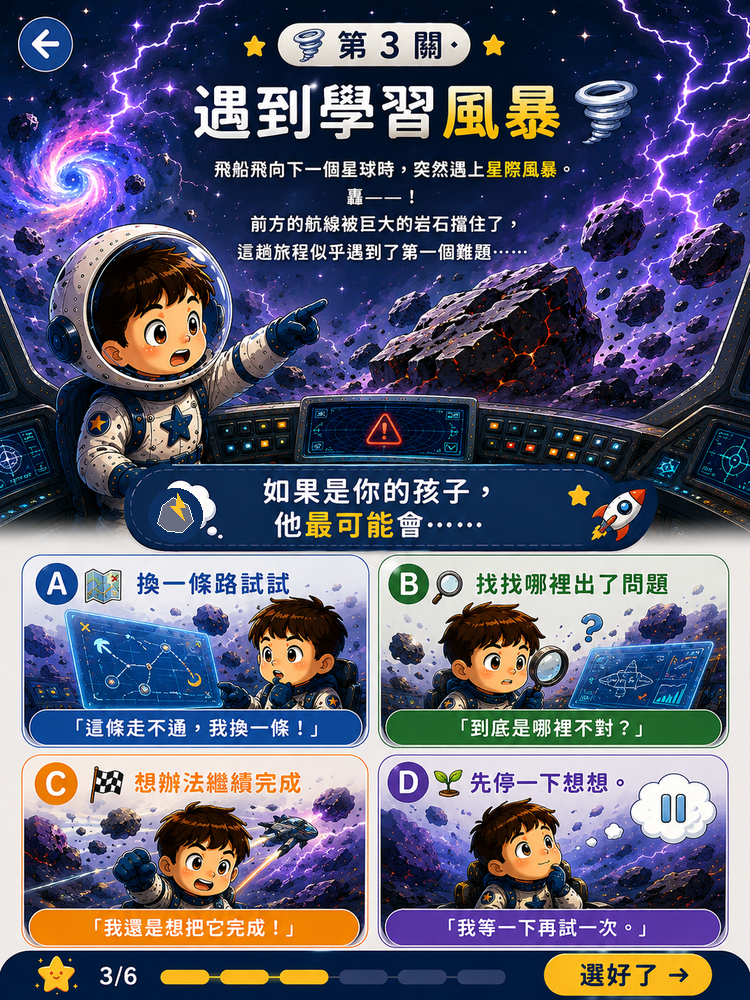
#> input picture source-images/03.第三關_遇到學習風暴_問題圖示_750x1000.png, 750 x 1000 px, given in place of scene-space-static-raw.png, which was not available
$ python process_scene_foregrounds.py
#> lines starting #> are read from the running program, lines starting #| are printed output that depends on the picture; after the words box and inside, x2 and y2 are one past the last pixel; in counts of white or black regions, pixels touching at a corner belong together; pictures that were not available may be replaced by others from this repository, and a replacement may not be noted
#> in main, loaded is the input picture: PIL image 750x1000 RGB; mean R, G, B 92.3, 93.2, 115
#| Saved shared background: 750x1000
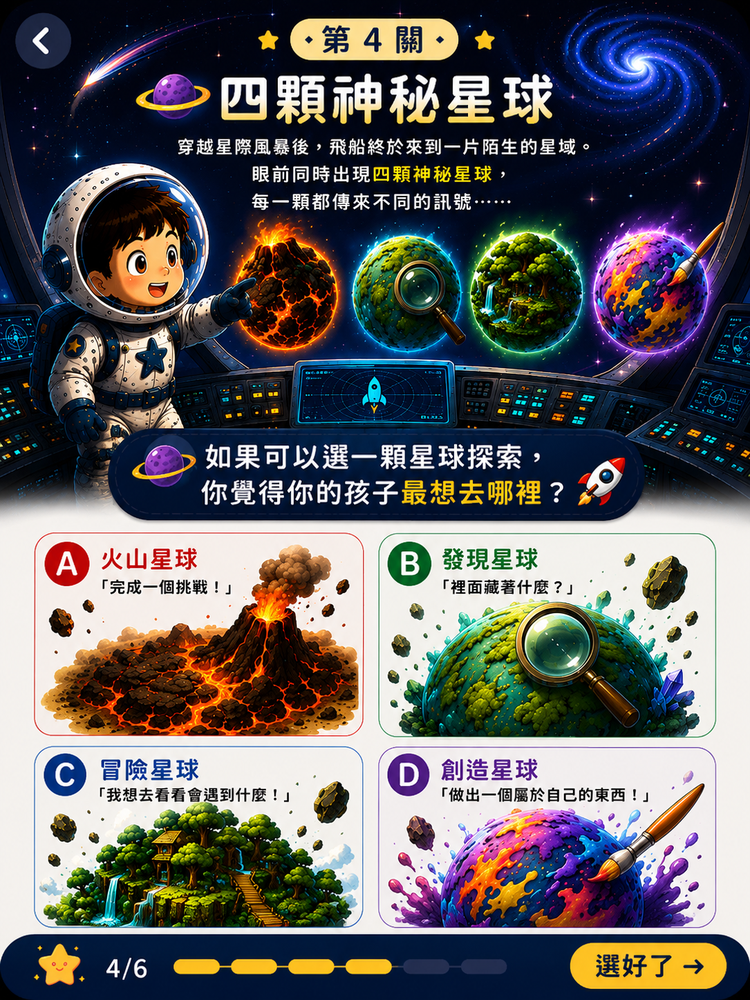
#> input picture source-images/04第四關_四顆神秘星球_750x1000_2.15MB_正式版.png, 750 x 1000 px, given in place of foreground-mobile-cropped.png, which was not available
#> in main, loaded is the input picture: PIL image 750x1000 RGB; mean R, G, B 96.8, 95.6, 97.3
### scripts/split_redraw_atlases.py
from __future__ import annotations

from collections import deque
from pathlib import Path
import sys
from typing import Final

import numpy as np
from PIL import Image, ImageFilter


ROOT: Final = Path(__file__).resolve().parents[1]
MASTERS: Final = ROOT / "source-images" / "redraw-workbench" / "masters"
PREVIEWS: Final = ROOT / "source-images" / "redraw-workbench" / "previews"
OUTPUT: Final = ROOT / "assets" / "scenes"
ARCHIVE_OUTPUT: Final = ROOT / "source-images" / "redraw-workbench" / "extracted-components"

COMPONENTS: Final = {
    "q01": [
        "character-child", "character-robot", "environment-cockpit",
        "story-controls", "celestial-planet-purple", "celestial-planet-blue-moon",
    ],
    "q02": [
        "character-child", "environment-ground", "environment-lander",
        "story-mystery-box", "celestial-planet-blue", "celestial-galaxy-moon",
    ],
    "q03": [
        "character-child", "environment-cockpit", "story-warning-display",
        "story-main-asteroid", "celestial-storm-vortex", "celestial-asteroid-group",
    ],
    "q04": [
        "character-child", "environment-cockpit", "story-planet-volcano",
        "story-planet-discovery", "story-planet-adventure", "story-planet-create",
    ],
    "q05": [
        "character-child", "environment-library", "story-book-challenge",
        "story-book-exploration", "story-book-experiment", "story-book-creative",
    ],
    "q06": [
        "character-child", "environment-cockpit-map", "story-star-task",
        "story-star-puzzle", "story-star-growth", "story-star-creative",
    ],
}

ACTIVE_COMPONENTS: Final = {
    "q01": {"celestial-planet-purple", "celestial-planet-blue-moon"},
    "q02": {"celestial-planet-blue", "celestial-galaxy-moon"},
    "q03": {"story-main-asteroid", "celestial-storm-vortex", "celestial-asteroid-group"},
    "q04": {"story-planet-volcano", "story-planet-discovery", "story-planet-adventure", "story-planet-create"},
    "q05": {"environment-library"},
    "q06": {"story-star-task", "story-star-puzzle", "story-star-growth", "story-star-creative"},
}

ENCLOSED_BACKGROUND_SEEDS: Final = {
    "q01": [(0.29, 0.56)],
    "q03": [(0.75, 1 / 6)],
    "q04": [(0.75, 1 / 6)],
    "q06": [(0.75, 1 / 6)],
}

GRID: Final = {
    "q01": {"column": 590 / 1024, "rows": [0, 680 / 1536, 1120 / 1536, 1]},
    "q02": {"column": 0.5, "rows": [0, 445 / 1278, 835 / 1278, 1]},
    "q03": {"column": 0.5, "rows": [0, 465 / 1254, 835 / 1254, 1]},
    "q04": {"column": 0.5, "rows": [0, 545 / 1536, 1010 / 1536, 1]},
    "q05": {"column": 0.5, "rows": [0, 505 / 1254, 845 / 1254, 1]},
    "q06": {"column": 0.5, "rows": [0, 535 / 1536, 1000 / 1536, 1]},
}

KEEP_COMPONENTS: Final = {
    ("q01", "character-robot"): 3,
    ("q01", "celestial-planet-blue-moon"): 2,
    ("q02", "celestial-galaxy-moon"): 2,
    ("q03", "celestial-storm-vortex"): 5,
    ("q03", "celestial-asteroid-group"): 3,
}


def connected_background(candidate: np.ndarray, seeds: list[tuple[int, int]]) -> np.ndarray:
    height, width = candidate.shape
    visited = np.zeros_like(candidate, dtype=bool)
    queue: deque[tuple[int, int]] = deque()

    for x in range(width):
        if candidate[0, x]: queue.append((0, x))
        if candidate[height - 1, x]: queue.append((height - 1, x))
    for y in range(height):
        if candidate[y, 0]: queue.append((y, 0))
        if candidate[y, width - 1]: queue.append((y, width - 1))
    for x, y in seeds:
        if 0 <= x < width and 0 <= y < height and candidate[y, x]:
            queue.append((y, x))

    while queue:
        y, x = queue.popleft()
        if visited[y, x] or not candidate[y, x]:
            continue
        visited[y, x] = True
        if y: queue.append((y - 1, x))
        if y + 1 < height: queue.append((y + 1, x))
        if x: queue.append((y, x - 1))
        if x + 1 < width: queue.append((y, x + 1))
    return visited


def ensure_transparency(question_id: str, image: Image.Image) -> Image.Image:
#> called with question_id = 'q01'
    rgba = image.convert("RGBA")
    alpha = np.asarray(rgba.getchannel("A"))
#> alpha: shape (1000, 750); every value is 255
    if alpha.min() < 240:
        return rgba

    rgb = np.asarray(rgba.convert("RGB"), dtype=np.int16)
    channel_range = rgb.max(axis=2) - rgb.min(axis=2)
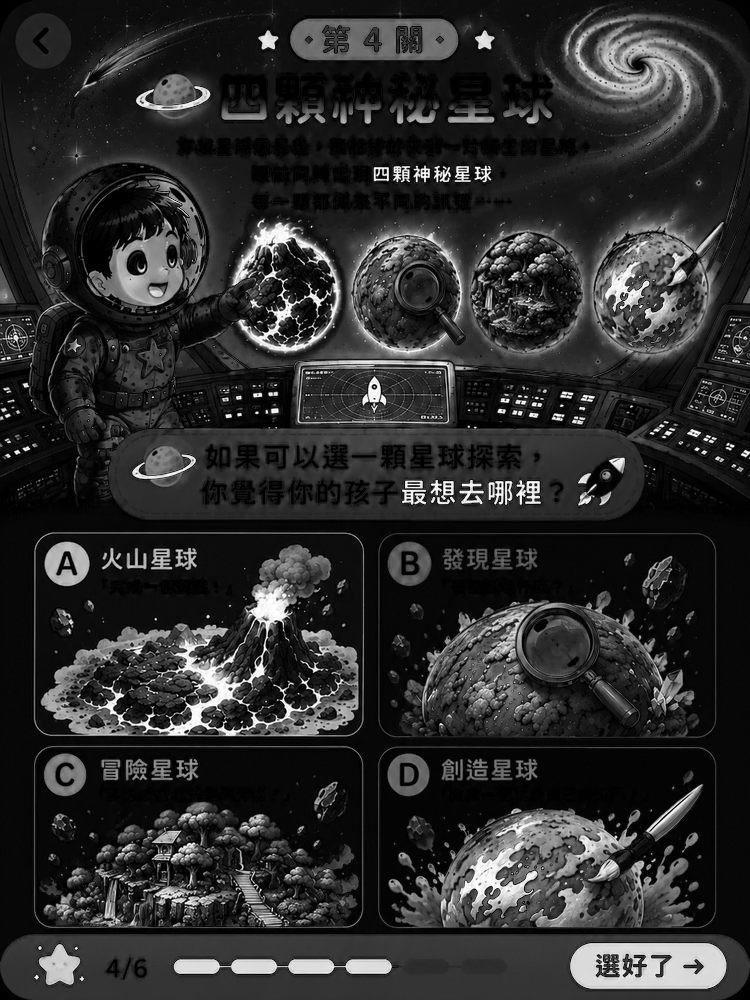
#> channel_range: shape (1000, 750) int16; min 0, max 255, mean 45.1
    brightness = rgb.mean(axis=2)
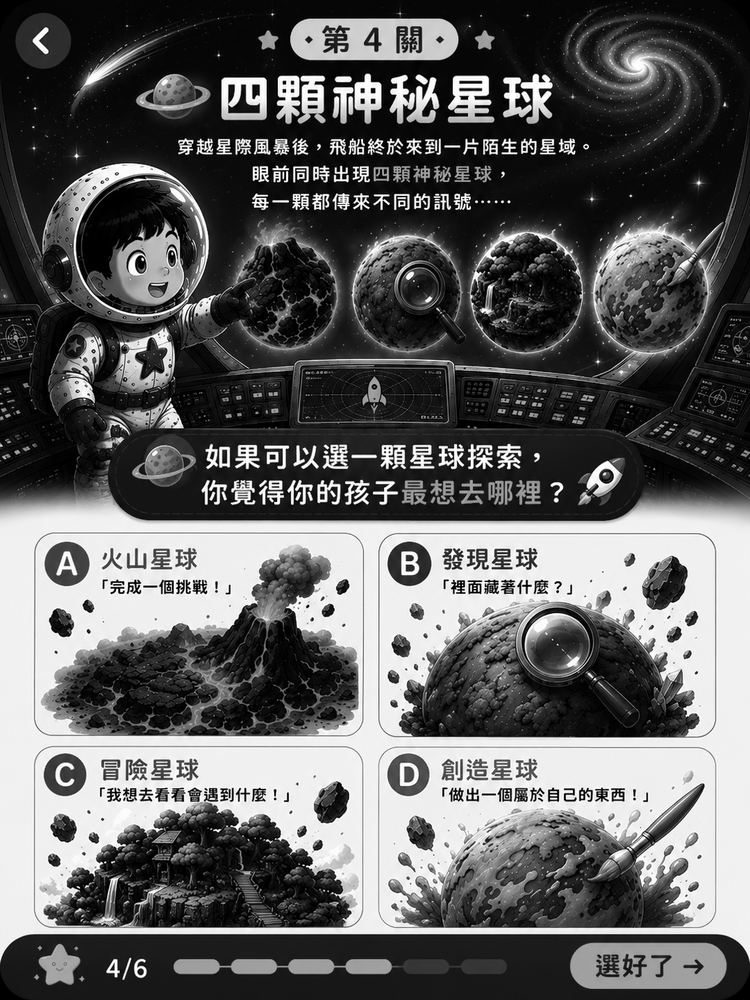
#> brightness: shape (1000, 750) float64; min 0, max 255, mean 96.6
    candidate = (channel_range <= 13) & (brightness >= 214)
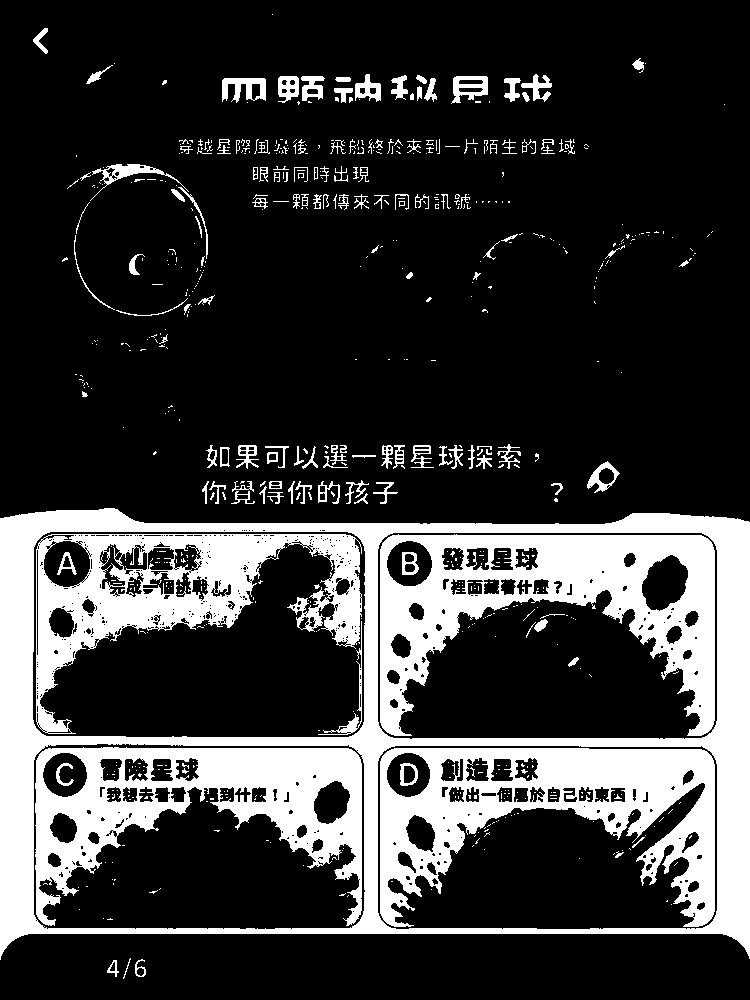
#> candidate: shape (1000, 750) bool; 22.5% white; 685 white regions (545 under 20 px), largest, box (x1, y1, x2, y2) and area: (0, 508, 750, 960) 53280, (380, 534, 715, 736) 28262, (380, 748, 715, 927) 26703
    height, width = candidate.shape
#> height = 1000; width = 750
    seeds = [
        (round(x_ratio * (width - 1)), round(y_ratio * (height - 1)))
        for x_ratio, y_ratio in ENCLOSED_BACKGROUND_SEEDS.get(question_id, [])
    ]
#> seeds = [(217, 559)]
    background = connected_background(candidate, seeds)
#> the loop in connected_background, `while queue:` made 297125 passes
#> (y, x) on passes 1 to 3: (518, 0), (519, 0), (520, 0)
#> after the loop in connected_background, `while queue:`:
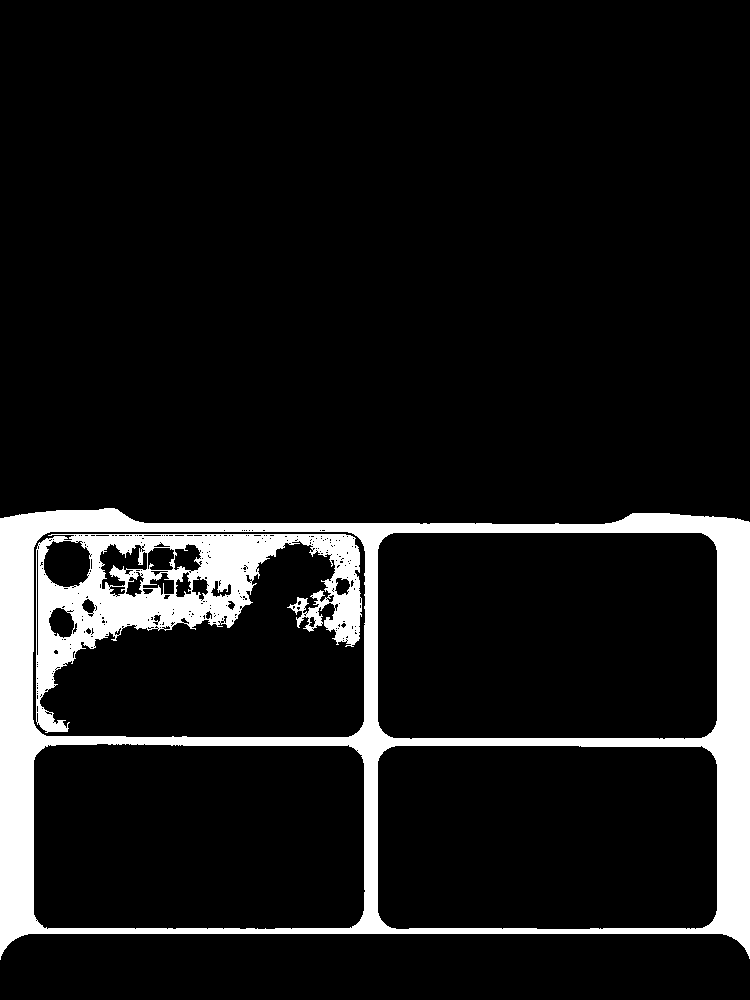
#> visited: shape (1000, 750) bool; 9.9% white; 2 white regions, box (x1, y1, x2, y2) and area: (0, 508, 750, 960) 53279, (36, 534, 362, 733) 21002
    alpha_image = Image.fromarray(np.where(background, 0, 255).astype(np.uint8), "L")
    alpha_image = alpha_image.filter(ImageFilter.GaussianBlur(0.65))
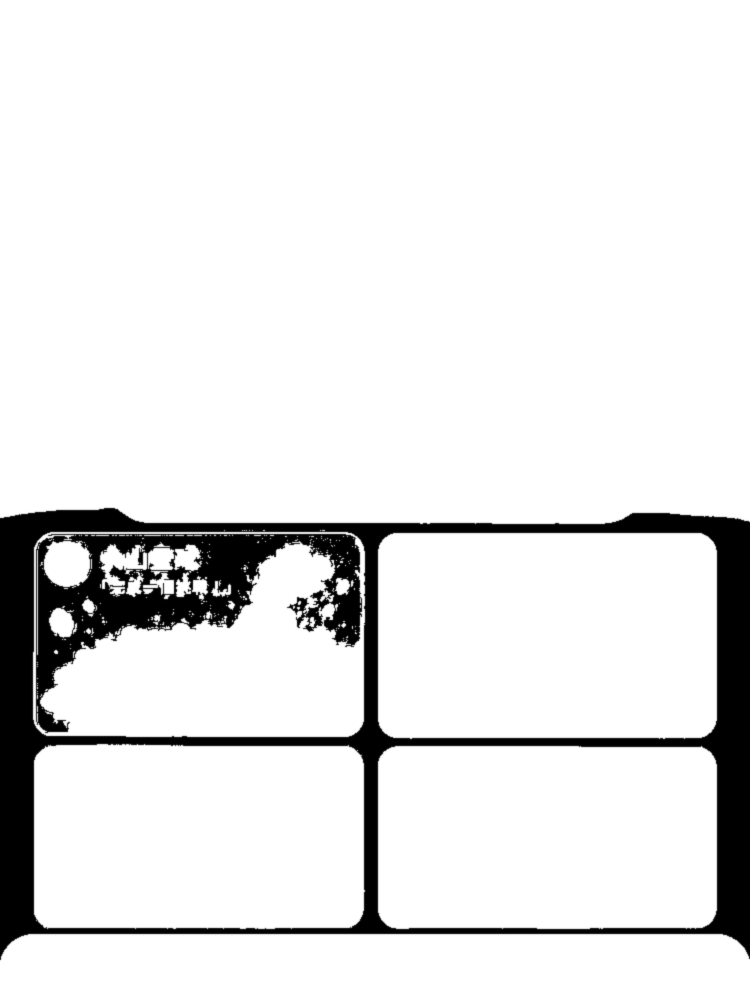
#> alpha_image: PIL image 750x1000 L; min 0, max 255, mean 229.7
    rgba.putalpha(alpha_image)
    return rgba


# [9 lines left out: function trim_with_padding, not called in this run]


def keep_largest_alpha_components(image: Image.Image, count: int) -> Image.Image:
    alpha = np.asarray(image.getchannel("A"))
    solid = alpha > 12
    height, width = solid.shape
    visited = np.zeros_like(solid, dtype=bool)
    groups: list[list[tuple[int, int]]] = []
    for y in range(height):
        for x in range(width):
            if visited[y, x] or not solid[y, x]:
                continue
            group: list[tuple[int, int]] = []
            queue: deque[tuple[int, int]] = deque([(y, x)])
            visited[y, x] = True
            while queue:
                current_y, current_x = queue.popleft()
                group.append((current_y, current_x))
                for next_y, next_x in ((current_y - 1, current_x), (current_y + 1, current_x), (current_y, current_x - 1), (current_y, current_x + 1)):
                    if 0 <= next_y < height and 0 <= next_x < width and solid[next_y, next_x] and not visited[next_y, next_x]:
                        visited[next_y, next_x] = True
                        queue.append((next_y, next_x))
            groups.append(group)
    selected = sorted(groups, key=len, reverse=True)[:count]
    keep = np.zeros_like(solid, dtype=bool)
    for group in selected:
        ys, xs = zip(*group)
        keep[np.asarray(ys), np.asarray(xs)] = True
    softened = Image.fromarray(np.where(keep, alpha, 0).astype(np.uint8), "L").filter(ImageFilter.MaxFilter(3))
    cleaned = image.copy()
    cleaned.putalpha(softened)
    return cleaned


# [45 lines left out: functions save_component, make_preview, main, not called in this run]


# [2 lines that do not run on import are left out]

### scripts/process_scene_foregrounds.py
from __future__ import annotations

from pathlib import Path

from PIL import Image

from split_redraw_atlases import ensure_transparency, keep_largest_alpha_components


ROOT = Path(__file__).resolve().parents[1]
MASTERS = ROOT / "source-images" / "redraw-workbench" / "masters"
SCENES = ROOT / "assets" / "scenes"
BACKGROUNDS = ROOT / "assets" / "backgrounds"
CANVAS_SIZE = (1400, 1120)
OUTPUT_WIDTH = 1400


def fit_transparent_canvas(image: Image.Image) -> Image.Image:
    foreground = image.convert("RGBA")
    scale = min(CANVAS_SIZE[0] / foreground.width, CANVAS_SIZE[1] / foreground.height)
    size = (
        max(1, round(foreground.width * scale)),
        max(1, round(foreground.height * scale)),
    )
    resized = foreground.resize(size, Image.Resampling.LANCZOS)
    canvas = Image.new("RGBA", CANVAS_SIZE, (0, 0, 0, 0))
    canvas.alpha_composite(
        resized,
        ((CANVAS_SIZE[0] - size[0]) // 2, (CANVAS_SIZE[1] - size[1]) // 2),
    )
    return canvas


def trim_to_output_width(image: Image.Image, padding: int = 0) -> Image.Image:
    alpha = image.getchannel("A")
    bbox = alpha.point(lambda value: 255 if value > 8 else 0).getbbox()
    if not bbox:
        raise RuntimeError("Foreground extraction produced an empty alpha channel")
    left, top, right, bottom = bbox
    left = max(0, left - padding)
    top = max(0, top - padding)
    right = min(image.width, right + padding)
    bottom = min(image.height, bottom + padding)
    trimmed = image.crop((left, top, right, bottom))
    if trimmed.width == OUTPUT_WIDTH:
        return trimmed
    height = max(1, round(trimmed.height * OUTPUT_WIDTH / trimmed.width))
    return trimmed.resize((OUTPUT_WIDTH, height), Image.Resampling.LANCZOS)


def save_pair(image: Image.Image, target: Path) -> None:
    target.parent.mkdir(parents=True, exist_ok=True)
    image.save(target.with_suffix(".png"), optimize=True)
    image.save(target.with_suffix(".webp"), "WEBP", quality=92, method=6)


def main() -> None:
    shared_source = MASTERS / "shared" / "scene-space-static-raw.png"
    with Image.open(shared_source) as loaded:
        shared = loaded.convert("RGB")
    save_pair(shared, BACKGROUNDS / "scene-space-static")
    print(f"Saved shared background: {shared.width}x{shared.height}")

    for index in range(1, 7):
        question_id = f"q{index:02d}"
        source_name = "foreground-mobile-cropped.png" if question_id == "q01" else "foreground-layer-raw.png"
        source = MASTERS / question_id / source_name
        with Image.open(source) as loaded:
            # Generated layer edits may contain a nearly opaque alpha channel while
            # still baking a checkerboard into RGB. Force background detection for
            # q02-q06; q01 already has its approved genuine alpha.
            source_image = loaded if question_id == "q01" else loaded.convert("RGB")
            transparent = ensure_transparency(question_id, source_image)
        foreground = transparent if question_id == "q01" else trim_to_output_width(
            keep_largest_alpha_components(transparent, 1)
        )
        save_pair(foreground, SCENES / question_id / "foreground")
        alpha = foreground.getchannel("A")
        print(
            f"Saved {question_id}: {foreground.width}x{foreground.height}, "
            f"alpha={alpha.getextrema()}"
        )
#| Saved q01: 750x1000, alpha=(0, 255)


if __name__ == "__main__":
#> (the run stopped early here; a loop or call above may not have finished)
